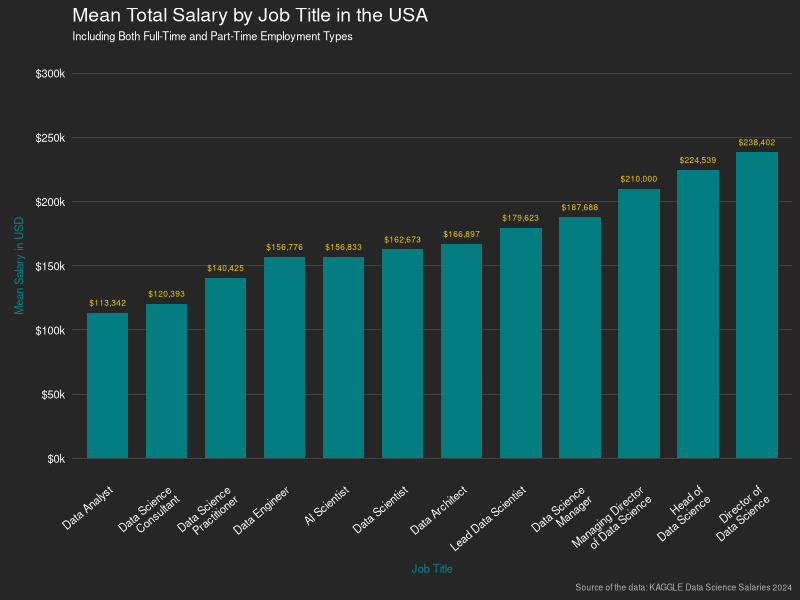

This chart was generated by the following R code:
## ---- chunk 1
# Load necessary libraries for data manipulation and visualization
library(dplyr)
library(ggplot2)
library(scales)
## ---- chunk 2
# Read the dataset containing salary information
data <- read.csv("data/data_science_salaries.csv")
## ---- chunk 3
# Remove unnecessary columns: salary and salary_currency
mean_salary_plot_data <- data %>%
  select(-salary, -salary_currency)
## ---- chunk 4
# Filter data for specific job titles within the United States and calculate the mean salary
mean_salary_plot_data <- mean_salary_plot_data %>%
  filter(job_title %in% c('Data Scientist',
                          'Director of Data Science',
                          'Data Science Manager',
                          'Head of Data Science',
                          'Lead Data Scientist',
                          'Data Science Practitioner',
                          'Managing Director Data Science',
                          'Data Science Consultant',
                          'AI Scientist',
                          'Data Architect',
                          'Data Engineer',
                          'Data Analyst'),
         company_location == 'United States',
         employee_residence == 'United States') %>%
  group_by(job_title) %>%
  summarise(mean_salary = mean(salary_in_usd, na.rm = TRUE))
## ---- chunk 5
# Adjust job titles for better readability in the plot
mean_salary_plot_data$job_title <- gsub('Director of Data Science', 'Director of\nData Science', mean_salary_plot_data$job_title)
mean_salary_plot_data$job_title <- gsub("Data Science Manager", "Data Science\nManager", mean_salary_plot_data$job_title)
mean_salary_plot_data$job_title <- gsub('Data Science Practitioner', 'Data Science\nPractitioner', mean_salary_plot_data$job_title)
mean_salary_plot_data$job_title <- gsub('Managing Director Data Science', 'Managing Director\nof Data Science', mean_salary_plot_data$job_title)
mean_salary_plot_data$job_title <- gsub('Data Science Consultant', 'Data Science\nConsultant', mean_salary_plot_data$job_title)
mean_salary_plot_data$job_title <- gsub('Head of Data Science', 'Head of\nData Science', mean_salary_plot_data$job_title)
## ---- chunk 6
# Define a custom label function for formatting salary values as "$100k"
salary_label <- function(salary) {
  paste0("$", round(salary / 1000, 0), "k")
}
## ---- chunk 7
# Create a bar plot visualizing the mean total salary by job title in the USA, for both full-time and part-time employment types
mean_salary_plot <- mean_salary_plot_data %>%
  ggplot(aes(x = reorder(job_title, mean_salary), y = mean_salary)) +
  geom_col(width = 0.7, fill='turquoise4', alpha=0.9) + 
  geom_text(aes(label = scales::dollar(mean_salary)), vjust = -1, size = 2.1, color = "gold2") + 
  labs(title = "Mean Total Salary by Job Title in the USA",
       subtitle = "Including Both Full-Time and Part-Time Employment Types",
       x = "Job Title",
       y = "Mean Salary in USD\n",
       caption = "Source of the data: KAGGLE Data Science Salaries 2024") +
  theme_minimal() +
  scale_y_continuous(labels=salary_label, breaks = seq(0, 300000, 50000), limits=c(0, 300000)) +
  theme(axis.text.x = element_text(angle = 40, hjust = 1, vjust = 1, size = 8), 
        panel.grid.major.x = element_blank(),
        panel.grid.major.y = element_line(size=0.05),
        panel.grid.minor = element_blank(),
        plot.background = element_rect(fill='gray15', color="NA"),
        axis.text = element_text(color='white', size=8),
        plot.title = element_text(color='white', size=14),
        plot.subtitle = element_text(color='white', size=8, vjust=2),
        axis.title = element_text(color='turquoise4', size = 8),
        axis.title.y = element_text(vjust=-1.2),
        plot.caption = element_text(color='gray70', size=6))
## ---- chunk 8
# Display the plot
mean_salary_plot
